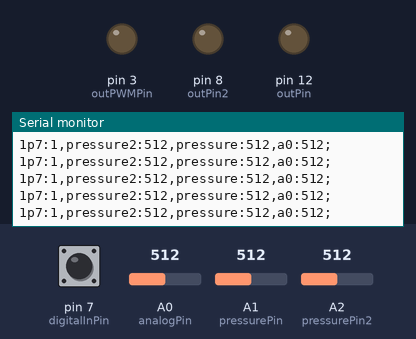
Bench run of a sketch on a simulated Arduino Uno, built with avr-gcc and run on an emulated ATmega328P. Parts: output pins drawn as LEDs (lit = HIGH), the last lines printed to the serial monitor. Inputs (shaded band) come from the test bench; at power-on: A0 (analogPin) = 512, A1 (pressurePin) = 512, A2 (pressurePin2) = 512, pin 7 (digitalInPin) HIGH.

Above: at 1.2 s.
1.3 s: A0 (analogPin) set to 107
At 1.43 s:
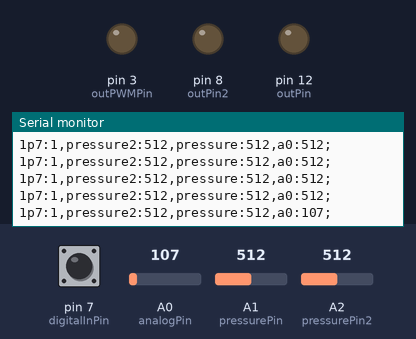
4.3 s: A0 (analogPin) set to 88
At 4.33 s:
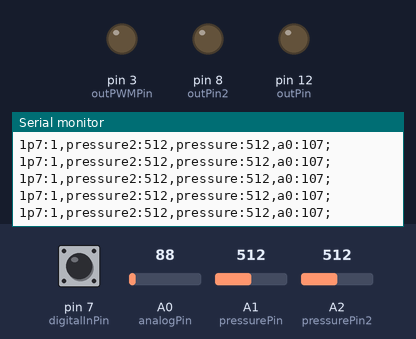
7.3 s: A1 (pressurePin) set to 108
At 7.33 s:
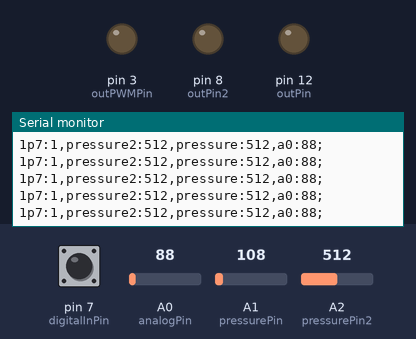
10.3 s: A1 (pressurePin) set to 93
At 10.32 s:
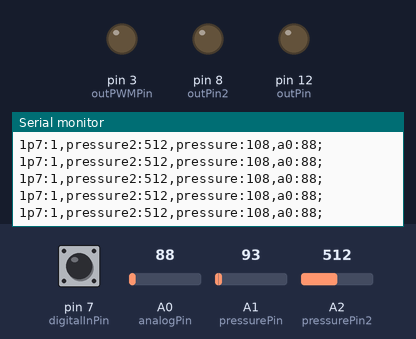
11.8 s: A2 (pressurePin2) set to 981
At 11.83 s:
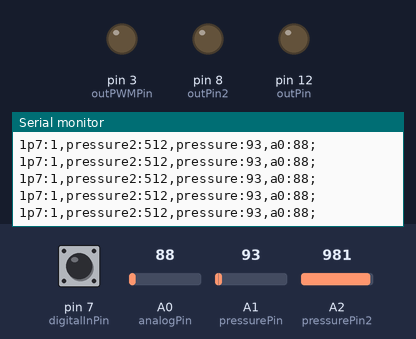
13.3 s: A2 (pressurePin2) set to 1017
At 13.33 s:
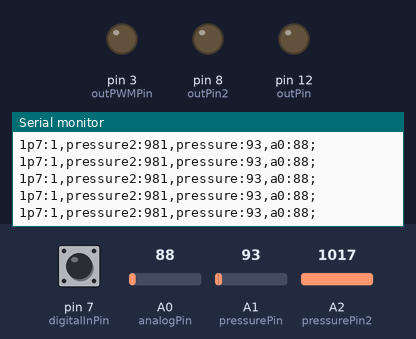
Timing chart, 0 to 16.3 s (numbered marks = the images above; inputs shaded):
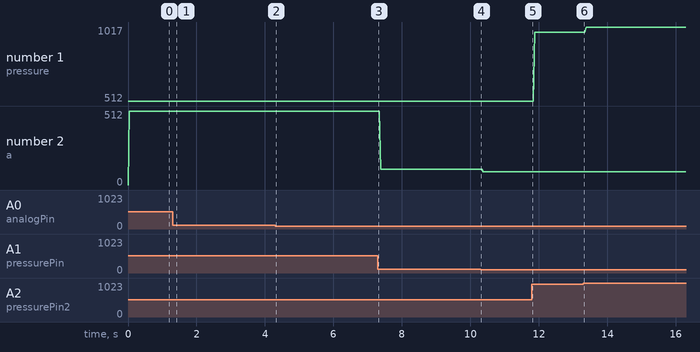

Measured:
- after the input at 1.3 s, the serial monitor: prints a new line after 0.11 s (image 1)
- plotted number 1: 512 → 981 after the input at 11.8 s, 981 → 1017 after the input at 13.3 s
- plotted number 2: 512 → 108 after the input at 7.3 s, 108 → 93 after the input at 10.3 s

The sketch:

final_project.ino
```cpp
#include "PDMSerial.h"
// #include <PDMSerial.h>   // use if PDMSerial is in your libraries folder

PDMSerial pdm;

const int analogPin = A0;  //the analog input pin sensor is attached to
const int pressurePin = A1;
const int pressurePin2 = A2;
const int digitalInPin = 7;   // A digital input pin

const int outPin = 12;    // a digital output pin
const int outPin2 = 8;
const int outPWMPin = 3;  // a pwm (analog) output pin

/////////
int buttonState = LOW;

int sensorValue = 0;
int sensorTransmitValue = 0;

///////////


void setup() {
  // put your setup code here, to run once:

    // Input setup – add more inputs if desired
  pinMode(analogPin, INPUT);
  pinMode(pressurePin, INPUT);
  pinMode(pressurePin2, INPUT);
  pinMode(digitalInPin, INPUT_PULLUP);
    // Output setup – add more if desired
  pinMode(outPin, OUTPUT);
  pinMode(outPin2, OUTPUT);
  pinMode(outPWMPin, OUTPUT);

  Serial.begin(9600);

}

void loop() {
  // put your main code here, to run repeatedly:

    // Inputs – sample and prep the data for transmission

  int sensorValue = analogRead(analogPin);
  int pressureValue = analogRead(pressurePin);
  int pressureValue2 = analogRead(pressurePin2);

      // resize the range of the sensor data if wanted...
  // sensorTransmitValue = map(sensorValue,0,1023,0,255);//Convert from 0-1023 proportional to the number of a number of from 0 to 255

      // or convert it into a floating point number. This example is normalized to a range of [0.0–1.0]
  buttonState = digitalRead(digitalInPin);
    // Transmit whatever sensors you like. When you are done, transmit end for the default ";" or your own separator.
  pdm.transmitSensor("p7", buttonState);
  pdm.transmitSensor("pressure2", pressureValue2);
  pdm.transmitSensor("pressure",pressureValue);
  pdm.transmitSensor("a0",sensorValue);
  pdm.transmitSensor("end");

  boolean newData = pdm.checkSerial();

  Serial.print(buttonState);

  //analogWrite(outPin, 255);

  if(newData) {
    if(pdm.getName().equals(String("led"))) {
      digitalWrite(outPin, pdm.getValue());
    }
    else if(pdm.getName().equals(String("led2"))) {
      digitalWrite(outPin2, pdm.getValue());
    }
    else if (pdm.getName().equals(String("fade"))) {
      analogWrite(outPWMPin, pdm.getValue());
    }
  }

}
```

PDMSerial.cpp
```cpp
/*
  PDMSerial.cpp - DDEM Library for transmit/receive with p5
  Created by Jesse Allisln 2019
*/

#include "Arduino.h"
#include "PDMSerial.h"

PDMSerial::PDMSerial()
{
  _startingTransmit = true;
  _name = "default";
  _value = 0;
}

String PDMSerial::getName() {
  return _name;
}

int PDMSerial::getValue() {
  return _value;
}

boolean PDMSerial::checkSerial() {
     // Receiving transmissions – cool.
  if (Serial.available() > 0) {
    // read the oldest byte in the serial buffer
    String data = String(Serial.readStringUntil(','));
    if(data!= "\n") {
      // Serial.write(("\nrx:" + data).c_str());

      int sep = data.indexOf(":");
      if(sep != -1) {

        // Serial.write(sep);
        // Serial.write(("\nindex:" + String(sep)).c_str());
        _name = data.substring(0,sep);
        // Serial.write(("\nname:" + _name).c_str());
        _value = data.substring(sep+1).toInt();
        // Serial.write(("\nvalue:" + String(value)).c_str());
        if(_name && _value >= 0) {
            // new data was received!
          return true;
        }
      }
    }
  }
    return false; // no new data or the data wasn't good.
}

// **********************************************
// ********* LSU DDEM Data Transmission *********
// **********************************************
//
// Transmit as many sensors as you like then send end before looping.
// transmitSensor(string name, int/float value);
  // transmitSensor("a0", sensorValue);
  // transmitSensor("float0", sensorFloatValue);
  // transmitSensor("b7", buttonState);
  // transmitSensor("end");

void PDMSerial::transmitSensor(String name, int value) {
  if (name == "end") {
      Serial.write(";\n");
      _startingTransmit = true;
  } else {
          // Only put a comma on after the first transmitted data.
      if(_startingTransmit) {
        _startingTransmit = false;
      } else {
        Serial.write(",");
      }

        // Prep the data
    String xmitData = name + ":" + String(value);
      // Transmission to the computer
    Serial.write(xmitData.c_str());
  }
}

void PDMSerial::transmitSensor(String name, float value) {
  if (name == "end") {
      Serial.write(";\n");
      _startingTransmit = true;
  } else {
          // Only put a comma on after the first transmitted data.
      if(_startingTransmit) {
        _startingTransmit = false;
      } else {
        Serial.write(",");
      }

        // Prep the data
    String xmitData = name + ":" + String(value);
      // Transmission to the computer
    Serial.write(xmitData.c_str());
  }
}

void PDMSerial::transmitSensor(String name) {
  if (name == "end") {
      Serial.write(";\n");
      _startingTransmit = true;
  } else {
        // Prep the data
    String xmitData = name + "\n";
      // Transmission to the computer
    Serial.write(xmitData.c_str());
  }
}
```

PDMSerial.h
```cpp
/*
  PDMSerial.h - Library for Transmitting to/from p5.
  Created by Jesse Allison 2019
*/
#ifndef PDMSerial_h
#define PDMSerial_h

#include "Arduino.h"

class PDMSerial
{
  public:
    PDMSerial();
    boolean checkSerial();
    void transmitSensor(String name, int value);
    void transmitSensor(String name, float value);
    void transmitSensor(String name);
    String getName();
    int getValue();

  private:
    boolean _startingTransmit;
    String _name;
    int _value;
};

#endif
```
